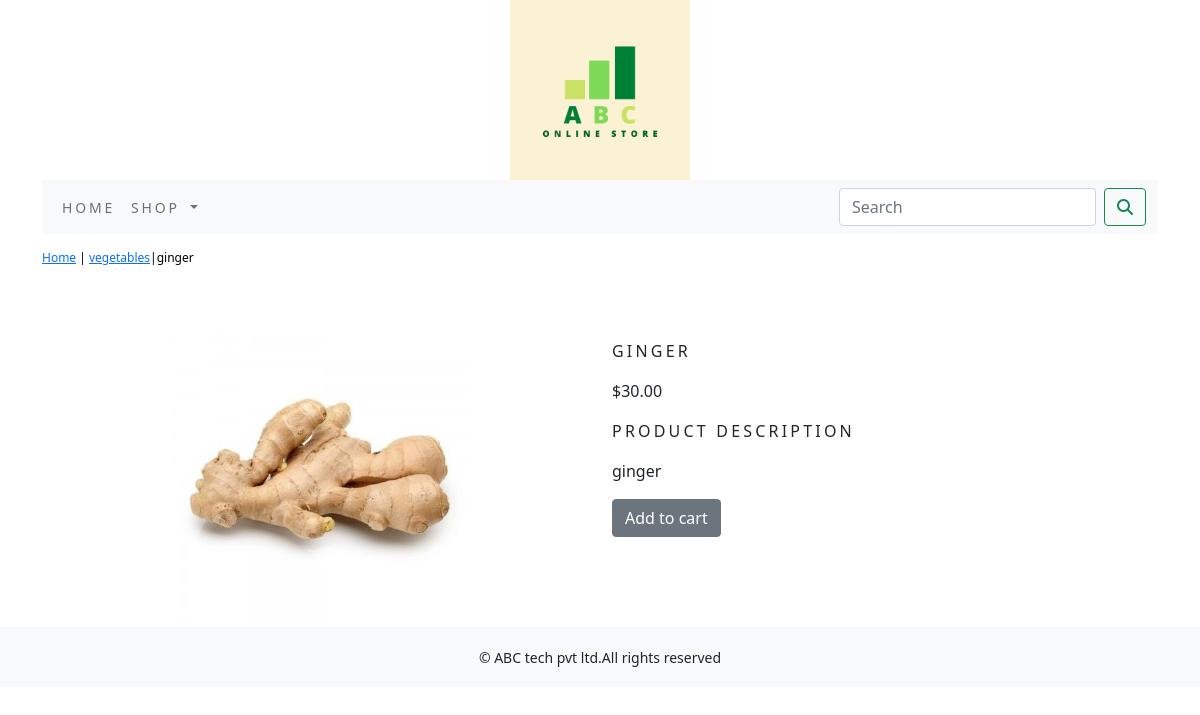
The page /shop/vegetables/ginger/ on the database its author committed.
### shop/models.py (models this page shows, shortened)
class Product(models.Model):
    name=models.CharField(max_length=250,unique=True)
    slug=models.SlugField(max_length=250,unique=True)
    description=models.TextField(blank=True)
    price=models.DecimalField(max_digits=10,decimal_places=2)
    category=models.ForeignKey(Category,on_delete=models.CASCADE)
    image=models.ImageField(upload_to='product',blank=True)
    stock=models.IntegerField()
    available=models.BooleanField(default=True)
    created=models.DateTimeField(auto_now_add=True)
    updated=models.DateTimeField(auto_now=True)
    class Meta:
        ordering=('name',)
        verbose_name='product'
        verbose_name_plural='products'

class Category(models.Model):
    name=models.CharField(max_length=250,unique=True)
    slug=models.SlugField(max_length=250,unique=True)
    description=models.TextField(blank=True)
    image=models.ImageField(upload_to='category',blank=True)
    class Meta:
        ordering=('name',)
        verbose_name='category'
        verbose_name_plural='categories'
    def get_url(self):
        return reverse('shop:products_by_category',args=[self.slug])
    def __str__(self):
        return '{}'.format(self.name)

### shop/views.py (the view)
# urls.py: path('<slug:c_slug>/<slug:product_slug>/',views.proDetail,name='prodCatdetail'),
def proDetail(request,c_slug,product_slug):
    try:
        product=Product.objects.get(category__slug=c_slug,slug=product_slug)
    except Exception as e:
        raise e
    return render(request,'product.html',{'product':product})

### cart/context_processors.py (called while the page is built)
def counter(request):
    item_count=0
    if 'admin' in request.path:
        return {}
    else:
        try:
            cart=Cart.objects.filter(cart_id=_cart_id(request))
            cart_items=CartItem.objects.all().filter(cart=cart[:1])
            for cart_item in cart_items:
                item_count += cart_item.quantity
        except Cart.DoesNotExist:
            item_count=0
    return dict(item_count=item_count)

### cart/views.py (called while the page is built)
def _cart_id(request):
    cart=request.session.session_key
    if not cart:
        cart=request.session.create()
    return cart

### shop/context_processors.py (called while the page is built)
def menu_links(request):
    links=Category.objects.all()
    return dict(links=links)

### templates/product.html (shortened to what this page needs)
{% extends 'base.html' %}
{% load static %}
{% block content %}
<div class="row my_prod_row_class">
    <div class="mx_auto">
        <p> <a href="{% url 'shop:allProdCat' %}">Home</a> | <a href="{{product.category.get_url}}">{{product.category}}</a>|{{product.name}}</p>
    </div>
</div>
<div class="container">
<br>
<div class="row">
    <div class="col-12 col-sm-12 col-md-12 col-lg-6 text-center">
        <div style="min-width:18rem">
            <img src="{{product.image.url}}" alt="{{product.name}}">
        </div>
    </div>
        <div class="col-12 col-sm-12 col-md-12 col-lg-6">
            <div>
            <h1 class="my_prod_title">{{product.name}}</h1>
            <p>${{product.price}}</p>
            <p class="my_title">Product Description</p>
            <p class="text-justify my_prod_text">{{product.description}}</p>
            {% if product.stock <= 0 %}
            <p class="text-justify my_prod_text"><b>Out of stock</b></p>
            {% else %}
            <a class="btn btn-secondary" href="{% url 'cart:add_cart' product.id %}">Add to cart</a>
            {% endif %}
        </div>
        </div>
    </div>
</div>
{% endblock %}

### static/css/custom.css (style rules this page uses)
body { font-family: 'Roboto', sans-serif; }
.my_title { font-size:16px; text-transform:uppercase; letter-spacing:.2em; }
.my_prod_row_class { padding-top:15px; padding-bottom:20px; }
.my_prod_row_class .mx_auto { color:#000; font-size:12px; text-decoration:none; }
.my_prod_title { font-size:16px; text-transform:uppercase; letter-spacing:.2em; padding-top:15px; padding-bottom:10px; }
.my_prod_text { padding-right:20px; }

### rows shown on the page
Product: category "vegetables", name "ginger", image (picture), name "GINGER", price "30.00", description "ginger"
